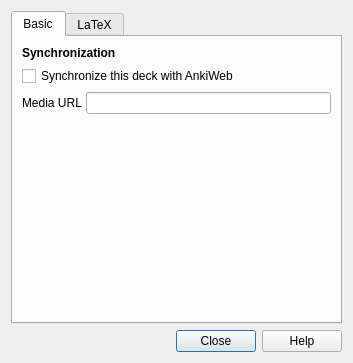
<?xml version="1.0" encoding="UTF-8"?>
<ui version="4.0">
 <class>Dialog</class>
 <widget class="QDialog" name="Dialog">
  <property name="windowModality">
   <enum>Qt::ApplicationModal</enum>
  </property>
  <property name="geometry">
   <rect>
    <x>0</x>
    <y>0</y>
    <width>353</width>
    <height>363</height>
   </rect>
  </property>
  <property name="windowTitle">
   <string>Deck Options</string>
  </property>
  <layout class="QVBoxLayout" name="verticalLayout_2">
   <item>
    <widget class="QTabWidget" name="qtabwidget">
     <property name="currentIndex">
      <number>0</number>
     </property>
     <widget class="QWidget" name="tab_2">
      <attribute name="title">
       <string>Basic</string>
      </attribute>
      <layout class="QGridLayout" name="gridLayout_6">
       <item row="1" column="0">
        <widget class="QCheckBox" name="doSync">
         <property name="text">
          <string>Synchronize this deck with AnkiWeb</string>
         </property>
        </widget>
       </item>
       <item row="0" column="0">
        <widget class="QLabel" name="label_13">
         <property name="whatsThis">
          <string>label</string>
         </property>
         <property name="text">
          <string>&lt;b&gt;Synchronization&lt;/b&gt;</string>
         </property>
         <property name="scaledContents">
          <bool>false</bool>
         </property>
         <property name="wordWrap">
          <bool>true</bool>
         </property>
        </widget>
       </item>
       <item row="2" column="0">
        <layout class="QGridLayout" name="gridLayout_3">
         <property name="spacing">
          <number>4</number>
         </property>
         <item row="0" column="0">
          <widget class="QLabel" name="label_5">
           <property name="text">
            <string>Media URL</string>
           </property>
          </widget>
         </item>
         <item row="0" column="1">
          <widget class="QLineEdit" name="mediaURL"/>
         </item>
        </layout>
       </item>
       <item row="3" column="0">
        <spacer name="verticalSpacer">
         <property name="orientation">
          <enum>Qt::Vertical</enum>
         </property>
         <property name="sizeHint" stdset="0">
          <size>
           <width>20</width>
           <height>40</height>
          </size>
         </property>
        </spacer>
       </item>
      </layout>
     </widget>
     <widget class="QWidget" name="tab">
      <attribute name="title">
       <string>LaTeX</string>
      </attribute>
      <layout class="QVBoxLayout" name="verticalLayout">
       <item>
        <widget class="QLabel" name="label_6">
         <property name="text">
          <string>Header</string>
         </property>
        </widget>
       </item>
       <item>
        <widget class="QTextEdit" name="latexHeader">
         <property name="tabChangesFocus">
          <bool>true</bool>
         </property>
        </widget>
       </item>
       <item>
        <widget class="QLabel" name="label_7">
         <property name="text">
          <string>Footer</string>
         </property>
        </widget>
       </item>
       <item>
        <widget class="QTextEdit" name="latexFooter">
         <property name="tabChangesFocus">
          <bool>true</bool>
         </property>
        </widget>
       </item>
      </layout>
     </widget>
    </widget>
   </item>
   <item>
    <widget class="QDialogButtonBox" name="buttonBox">
     <property name="orientation">
      <enum>Qt::Horizontal</enum>
     </property>
     <property name="standardButtons">
      <set>QDialogButtonBox::Close|QDialogButtonBox::Help</set>
     </property>
    </widget>
   </item>
  </layout>
 </widget>
 <tabstops>
  <tabstop>qtabwidget</tabstop>
  <tabstop>doSync</tabstop>
  <tabstop>mediaURL</tabstop>
  <tabstop>buttonBox</tabstop>
  <tabstop>latexHeader</tabstop>
  <tabstop>latexFooter</tabstop>
 </tabstops>
 <resources/>
 <connections>
  <connection>
   <sender>buttonBox</sender>
   <signal>accepted()</signal>
   <receiver>Dialog</receiver>
   <slot>accept()</slot>
   <hints>
    <hint type="sourcelabel">
     <x>275</x>
     <y>442</y>
    </hint>
    <hint type="destinationlabel">
     <x>157</x>
     <y>274</y>
    </hint>
   </hints>
  </connection>
  <connection>
   <sender>buttonBox</sender>
   <signal>rejected()</signal>
   <receiver>Dialog</receiver>
   <slot>reject()</slot>
   <hints>
    <hint type="sourcelabel">
     <x>343</x>
     <y>442</y>
    </hint>
    <hint type="destinationlabel">
     <x>286</x>
     <y>274</y>
    </hint>
   </hints>
  </connection>
 </connections>
</ui>
